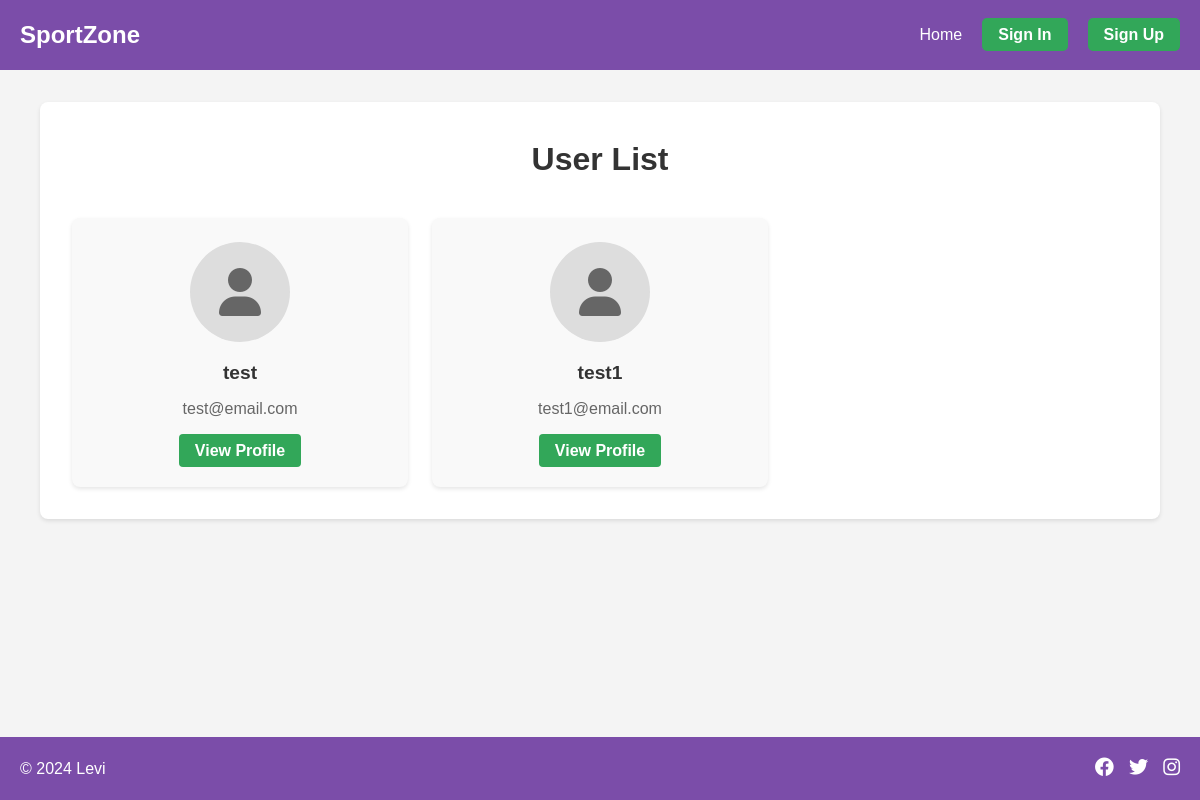
The app's page /user_list, older data.
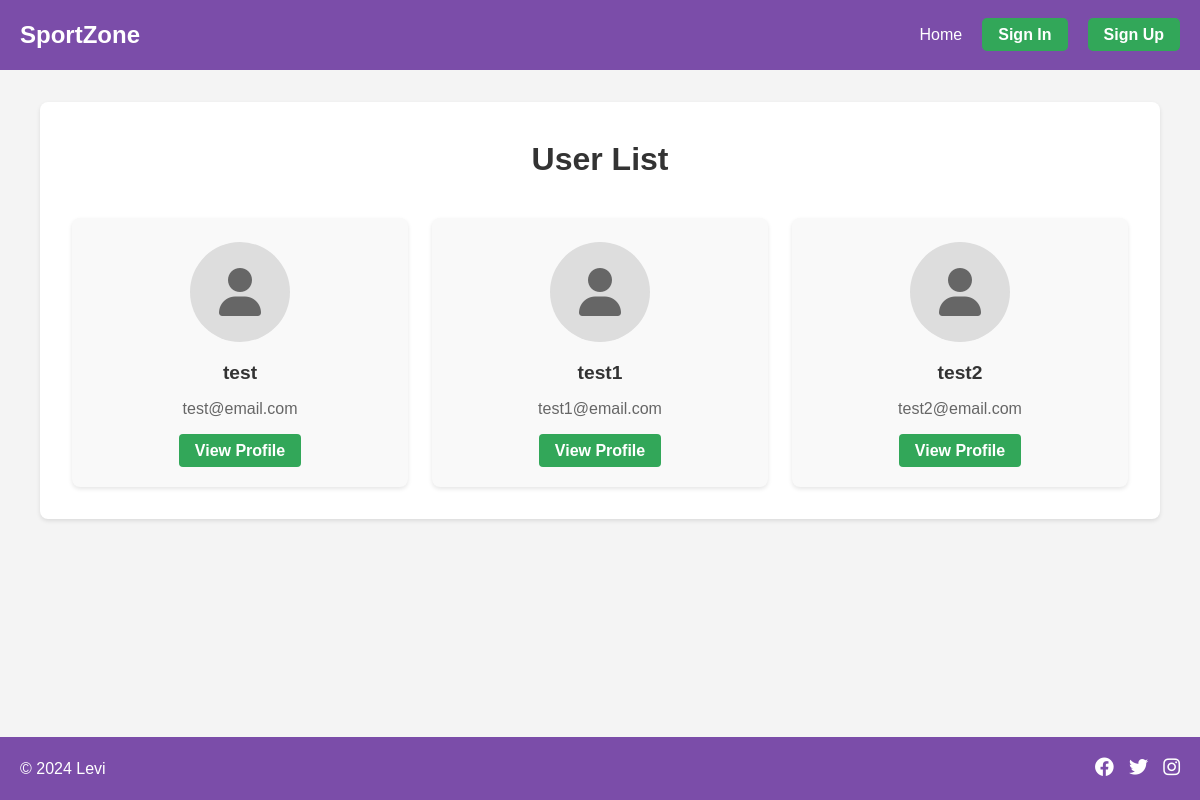
The same page, newer data.
### sport/models.py (models this page shows, shortened)
class CustomUser(User):
    avatar = models.FileField(upload_to='sport/static/avatars/', blank=True, null=True)

### sport/views.py (the view)
# urls.py: path('user_list', views.user_list, name='user_list'),
def user_list(request):
    user_list = CustomUser.objects.all()
    context = {
        'user_list': user_list,
    }
    return render(request, 'sport/user_list.html', context)

### sport/templates/sport/user_list.html (shortened to what this page needs)
{% extends "sport/base.html" %}
{% load static %}
{% block content %}
<div class="container">
    <div class="user-list-container">
        <h1>User List</h1>
        {% if user_list %}
        <div class="user-cards">
            {% for user in user_list %}
            <div class="user-card">
                <div class="user-avatar">
                    {% if user.avatar %}
                    <img src="{{ user.avatar.url }}" alt="{{ user.username }}">
                    {% else %}
                    <i class="fas fa-user"></i>
                    {% endif %}
                </div>
                <div class="user-info">
                    <h3>{{ user.username }}</h3>
                    <p>{{ user.email }}</p>
                    <a href="{% url 'sport:user_detail' user_id=user.id %}" class="btn btn-primary">View Profile</a>
                </div>
            </div>
            {% endfor %}
        </div>
        {% else %}
        <p>No users found.</p>
        {% endif %}
    </div>
</div>
{% endblock content %}

Row changes from the older to the newer data that the page shows:
added CustomUser: username "test2", email "test2@email.com"
